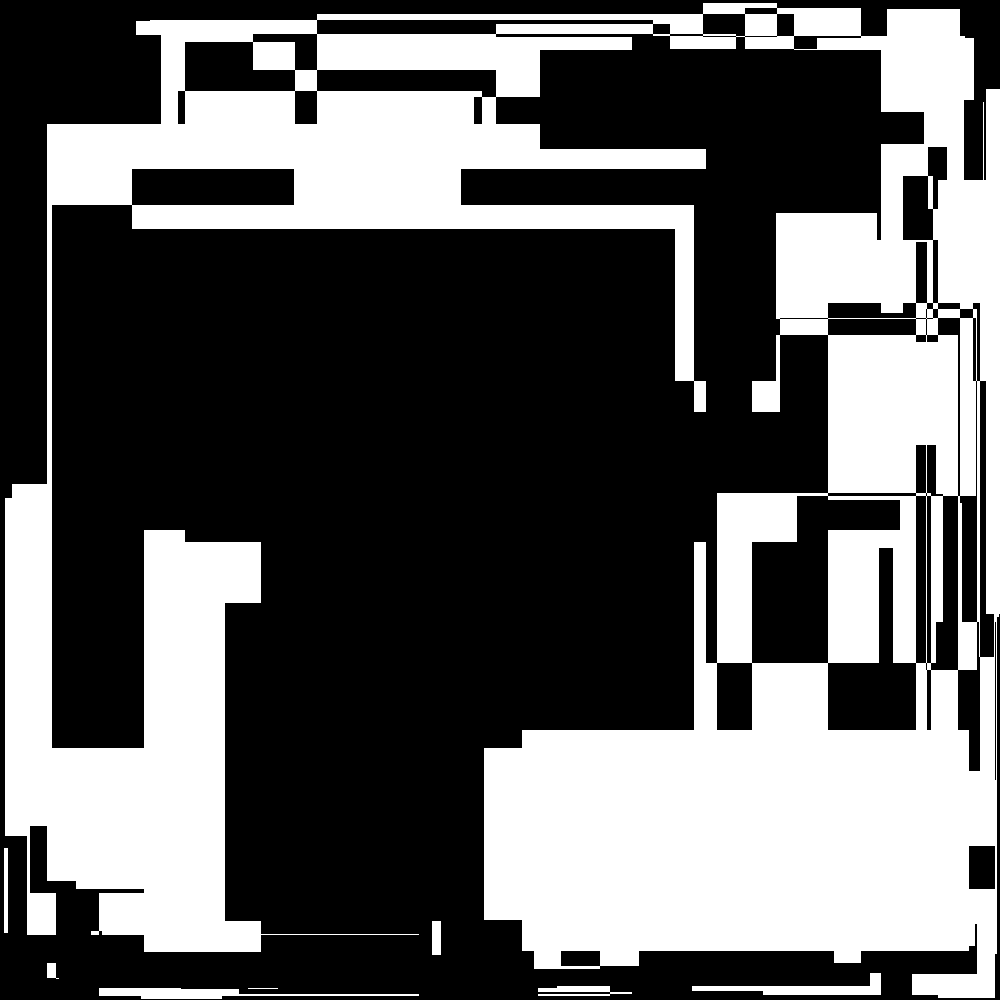

Recreate this plot in Python.
#!/usr/bin/env python

# Advent of Code 2015
#
# Day 6: Probably a Fire Hazard (Part 1)
#
# Giacomo Boccardo 2015

import re

from PIL import Image

lights = Image.new('RGB', (1000, 1000), 'black')
pixels = lights.load()

grid = [[False for x in range(1000)] for x in range(1000)]
tot_lights_on = 0

with open("input.txt") as f:
    lines = f.readlines()

    for line in lines:
        m = re.search('([a-z])\s(\d+),(\d+)[a-z\s]+(\d+),(\d+)', line)

        action = m.group(1)
        x1 = int(m.group(2))
        y1 = int(m.group(3))
        x2 = int(m.group(4))
        y2 = int(m.group(5))

        for x in range(x1, x2 + 1):
            for y in range(y1, y2 + 1):
                prev = grid[x][y]

                if 'n' == action:
                    if not prev:
                        tot_lights_on += 1
                    grid[x][y] = True
                elif 'f' == action:
                    if prev:
                        tot_lights_on -= 1
                    grid[x][y] = False
                elif 'e' == action:
                    tot_lights_on = tot_lights_on - 1 if prev else tot_lights_on + 1
                    grid[x][y] = not prev

                pixels[x, y] = (255, 255, 255) if grid[x][y] else (0, 0, 0)

print('Part 1:', tot_lights_on)
lights.save('day06_1.png')
